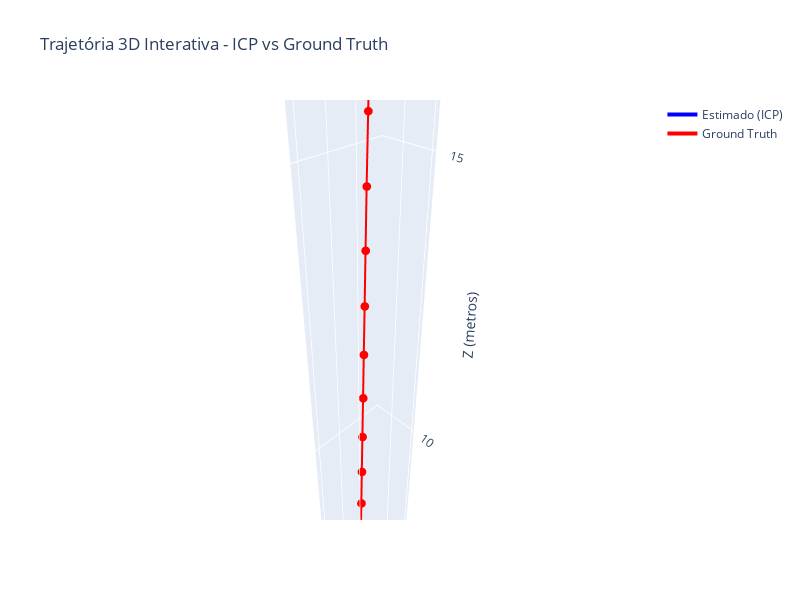

The code cell stored with this chart in its notebook:
### Code cell
# Instalar plotly para visualização 3D interativa
!pip install plotly

import plotly.graph_objects as go
from plotly.subplots import make_subplots

# Criar figura 3D interativa
fig = go.Figure()

# Trajetória estimada
fig.add_trace(go.Scatter3d(
    x=xyz_est[:,0], y=xyz_est[:,1], z=xyz_est[:,2],
    mode='lines+markers',
    name='Estimado (ICP)',
    line=dict(color='blue', width=4),
    marker=dict(size=3)
))

# Ground truth
fig.add_trace(go.Scatter3d(
    x=xyz_gt[:,0], y=xyz_gt[:,1], z=xyz_gt[:,2],
    mode='lines+markers',
    name='Ground Truth',
    line=dict(color='red', width=4),
    marker=dict(size=3)
))

fig.update_layout(
    title='Trajetória 3D Interativa - ICP vs Ground Truth',
    scene=dict(
        xaxis_title='X (metros)',
        yaxis_title='Y (metros)',
        zaxis_title='Z (metros)',
        aspectmode='data'
    ),
    width=800,
    height=600
)

fig.show()

### Figure 1 — Plotly figure (JSON) as saved in the notebook; plotly's stock layout.template omitted (floating-point values rounded to 4 significant figures)
{"data": [{"line": {"color": "blue", "width": 4}, "marker": {"size": 3}, "mode": "lines+markers", "name": "Estimado (ICP)", "type": "scatter3d", "x": [0.0], "y": [0.0], "z": [0.0]}, {"line": {"color": "red", "width": 4}, "marker": {"size": 3}, "mode": "lines+markers", "name": "Ground Truth", "type": "scatter3d", "x": [5.551e-17, -0.0469, -0.09374, -0.1406, -0.1875, -0.2344, -0.2812, -0.3281, -0.375, -0.4218, -0.4687, -0.5155, -0.5624, -0.6093, -0.6562, -0.7019, -0.7498, -0.7993, -0.8547, -0.9073, -0.9609, -1.012, -1.066, -1.119, -1.172, -1.224, -1.281, -1.335, -1.386, -1.437], "y": [3.331e-16, -0.0284, -0.05676, -0.08516, -0.1135, -0.1419, -0.1703, -0.1987, -0.227, -0.2554, -0.2838, -0.3122, -0.3405, -0.3689, -0.3974, -0.4239, -0.454, -0.4841, -0.5155, -0.5465, -0.5784, -0.6092, -0.6387, -0.6686, -0.6991, -0.7287, -0.7605, -0.793, -0.8209, -0.8456], "z": [-4.441e-16, 0.8587, 1.716, 2.575, 3.433, 4.291, 5.149, 6.008, 6.865, 7.724, 8.583, 9.44, 10.3, 11.16, 12.02, 12.87, 13.73, 14.6, 15.48, 16.37, 17.27, 18.17, 19.08, 20.0, 20.91, 21.84, 22.77, 23.71, 24.65, 25.6]}], "layout": {"height": 600, "scene": {"aspectmode": "data", "xaxis": {"title": {"text": "X (metros)"}}, "yaxis": {"title": {"text": "Y (metros)"}}, "zaxis": {"title": {"text": "Z (metros)"}}}, "title": {"text": "Trajetória 3D Interativa - ICP vs Ground Truth"}, "width": 800}}
